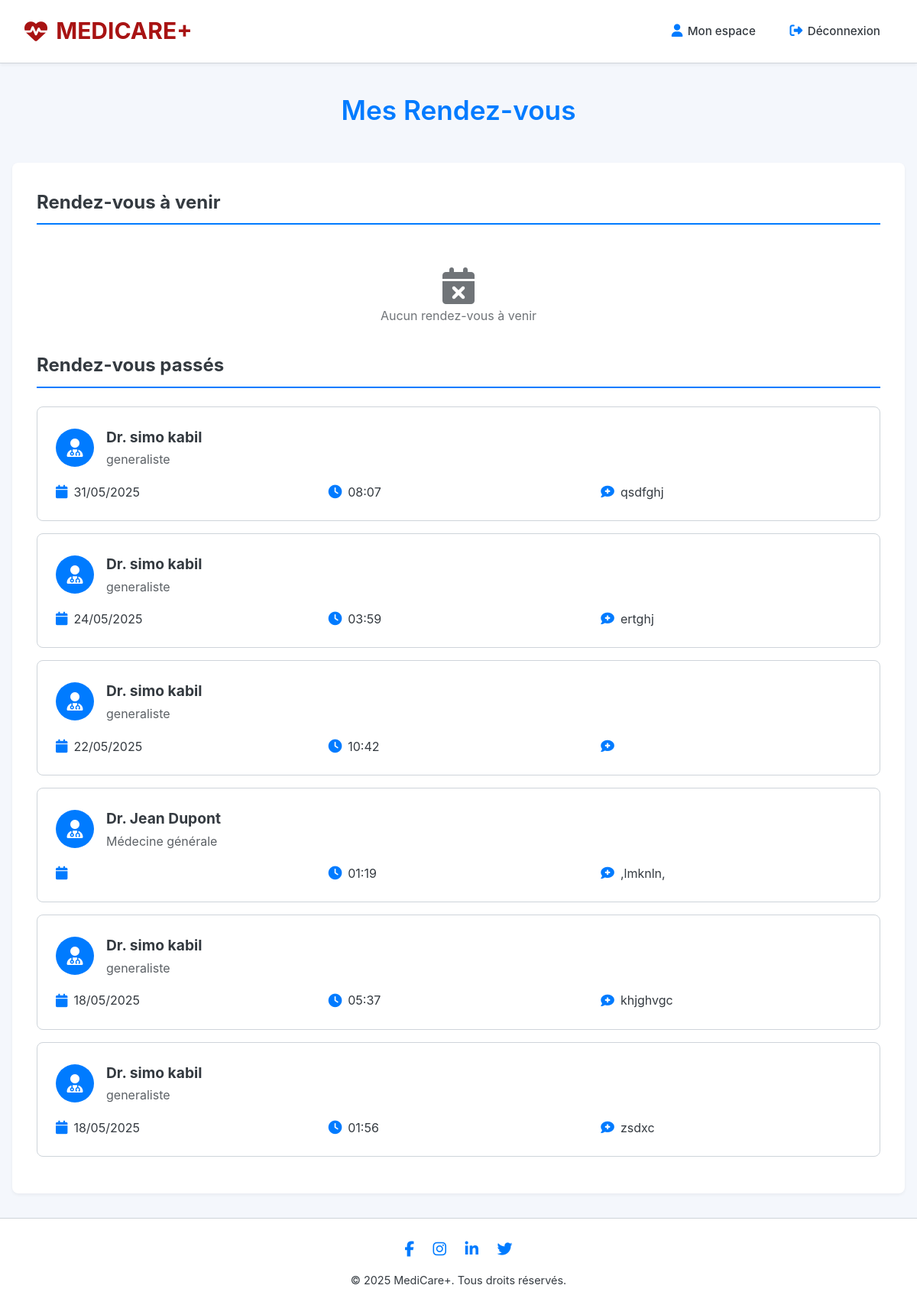
The app's page /mes-rdv/ (signed in) with its own data.
### base/models.py (models this page shows, shortened)
class Appointment(models.Model):
    STATUS_CHOICES = [
        ('à venir', 'À venir'),
        ('passé', 'Passé'),
        ('en attente', 'En attente'),
        ('terminé', 'Terminé')
    ]
    patient = models.ForeignKey(PatientInfo, on_delete=models.CASCADE)
    doctor = models.ForeignKey(MedecinInfo, on_delete=models.CASCADE, related_name='appointments')
    date = models.DateField()
    time = models.TimeField()
    reason = models.TextField(null=True, blank=True)
    notes = models.TextField(null=True, blank=True)
    is_cancelled = models.BooleanField(default=False)
    status = models.CharField(max_length=20, choices=STATUS_CHOICES, default='à venir')

class MedecinInfo(models.Model):
    profile = models.OneToOneField(Profile, on_delete=models.CASCADE, related_name='medecininfo')
    specialite = models.CharField(max_length=100, null=True, blank=True)
    numero_ordre = models.CharField(max_length=50, null=True, blank=True)

class Profile(models.Model):
    user = models.OneToOneField(User, on_delete=models.CASCADE, related_name='profile')
    role = models.CharField(max_length=20, choices=ROLE_CHOICES)
    date_naissance = models.DateField(null=True, blank=True)
    adresse = models.CharField(max_length=200, null=True, blank=True)
    telephone = models.CharField(max_length=20, null=True, blank=True)

### base/views.py (the view, shortened to what this page needs)
# urls.py: path('mes-rdv/', views.mes_rdv, name='mes_rdv'),
@login_required
def mes_rdv(request):
    try:
        if not hasattr(request.user, 'profile'):
            messages.error(request, "Profil utilisateur introuvable.")
            logger.error(f"L'utilisateur {request.user.username} n'a pas de profil")
            return redirect('index')
        profile = request.user.profile
        if profile.role != 'patient':
            messages.error(request, "Accès non autorisé. Cette page est réservée aux patients.")
            logger.error(f"L'utilisateur {request.user.username} n'est pas un patient (rôle: {profile.role})")
            return redirect('index')
        try:
            patient_info = profile.patientinfo
        except PatientInfo.DoesNotExist:
            messages.error(request, "Profil patient introuvable.")
            logger.error(f"PatientInfo introuvable pour l'utilisateur {request.user.username}")
            return redirect('index')
        today = timezone.now().date()
        upcoming_appointments = Appointment.objects.filter(
            patient=patient_info,
            date__gte=today,
            is_cancelled=False
        ).order_by('date', 'time')
        past_appointments = Appointment.objects.filter(
            patient=patient_info,
            date__lt=today,
            is_cancelled=False
        ).order_by('-date', '-time')
        context = {
            'upcoming_appointments': upcoming_appointments,
            'past_appointments': past_appointments,
            'patient_info': patient_info
        }
        return render(request, 'mes_rdv.html', context)
    except Exception as e:
        logger.error(f"Erreur dans mes_rdv: {str(e)}")
        messages.error(request, "Une erreur est survenue lors de l'accès aux rendez-vous.")
        return redirect('patient_view')

### base/templates/mes_rdv.html (shortened to what this page needs)
<!DOCTYPE html>
{% load static %}
<html lang="fr">
<head>
    <link href="https://cdnjs.cloudflare.com/ajax/libs/font-awesome/6.5.0/css/all.min.css" rel="stylesheet">
</head>
<body>
    <header role="banner">
        <a href="{% url 'index' %}" class="logo" aria-label="Accueil MediCare+">
            <i class="fas fa-heartbeat" aria-hidden="true"></i> MEDICARE+
        </a>
        <nav aria-label="Navigation principale">
            <ul>
                <li><a href="{% url 'patient_view' %}"><i class="fas fa-user" aria-hidden="true"></i> Mon espace</a></li>
                <li><a href="{% url 'logout' %}"><i class="fas fa-sign-out-alt" aria-hidden="true"></i> Déconnexion</a></li>
            </ul>
        </nav>
    </header>
    <main>
        <h1>Mes Rendez-vous</h1>
        <div class="appointments-container">
            <h2 class="section-title">Rendez-vous à venir</h2>
            {% if upcoming_appointments %}
                {% for appointment in upcoming_appointments %}
                <div class="appointment-card">
                    <div class="appointment-header">
                        <div class="doctor-info">
                            <div class="doctor-avatar">
                                <i class="fas fa-user-md"></i>
                            </div>
                            <div class="doctor-details">
                                <h3>Dr. {{ appointment.doctor.profile.user.get_full_name }}</h3>
                                <p>{{ appointment.doctor.specialite }}</p>
                            </div>
                        </div>
                        <a href="{% url 'annuler_rdv' appointment.id %}" class="btn btn-danger" onclick="return confirm('Êtes-vous sûr de vouloir annuler ce rendez-vous ?')">
                            <i class="fas fa-times"></i> Annuler
                        </a>
                    </div>
                    <div class="appointment-details">
                        <div class="detail-item">
                            <i class="fas fa-calendar"></i>
                            <span>{{ appointment.date|date:"d/m/Y" }}</span>
                        </div>
                        <div class="detail-item">
                            <i class="fas fa-clock"></i>
                            <span>{{ appointment.time|time:"H:i" }}</span>
                        </div>
                        <div class="detail-item">
                            <i class="fas fa-comment-medical"></i>
                            <span>{{ appointment.reason }}</span>
                        </div>
                    </div>
                </div>
                {% endfor %}
            {% else %}
                <div class="no-appointments">
                    <i class="fas fa-calendar-times fa-3x"></i>
                    <p>Aucun rendez-vous à venir</p>
                </div>
            {% endif %}
            <h2 class="section-title">Rendez-vous passés</h2>
            {% if past_appointments %}
                {% for appointment in past_appointments %}
                <div class="appointment-card">
                    <div class="appointment-header">
                        <div class="doctor-info">
                            <div class="doctor-avatar">
                                <i class="fas fa-user-md"></i>
                            </div>
                            <div class="doctor-details">
                                <h3>Dr. {{ appointment.doctor.profile.user.get_full_name }}</h3>
                                <p>{{ appointment.doctor.specialite }}</p>
                            </div>
                        </div>
                    </div>
                    <div class="appointment-details">
                        <div class="detail-item">
                            <i class="fas fa-calendar"></i>
                            <span>{{ appointment.date|date:"d/m/Y" }}</span>
                        </div>
                        <div class="detail-item">
                            <i class="fas fa-clock"></i>
                            <span>{{ appointment.time|time:"H:i" }}</span>
                        </div>
                        <div class="detail-item">
                            <i class="fas fa-comment-medical"></i>
                            <span>{{ appointment.reason }}</span>
                        </div>
                    </div>
                </div>
                {% endfor %}
            {% else %}
                <div class="no-appointments">
                    <i class="fas fa-history fa-3x"></i>
                    <p>Aucun rendez-vous passé</p>
                </div>
            {% endif %}
        </div>
    </main>
    <footer>
        <div class="social-icons">
            <a href="#" aria-label="Facebook"><i class="fab fa-facebook-f"></i></a>
            <a href="#" aria-label="Instagram"><i class="fab fa-instagram"></i></a>
            <a href="#" aria-label="LinkedIn"><i class="fab fa-linkedin-in"></i></a>
            <a href="#" aria-label="Twitter"><i class="fab fa-twitter"></i></a>
        </div>
        <div class="copyright">
            &copy; <span id="current-year">2025</span> MediCare+. Tous droits réservés.
        </div>
    </footer>
</body>
</html>

### base/templates/mes_rdv.html (style rules this page uses)
:root { --primary-color: #007bff; --primary-hover-color: #0056b3; --success-color: #28a745; --success-hover-color: #218838; --danger-color: #dc3545; --danger-hover-color: #c82333; --text-dark: #343a40; --text-light: #ffffff; --background-light: #f4f7fc; --background-white: #ffffff; --border-color: #ced4da; --border-color-focus: var(--success-color); --shadow-sm: 0 2px 4px rgba(0,0,0,0.05); --shadow-md: 0 5px 15px rgba(0,0,0,0.08); --border-radius: 0.5rem; --input-padding-y: 0.75rem; --input-padding-x: 1rem; }
* { margin: 0; padding: 0; box-sizing: border-box; }
body { font-family: -apple-system, BlinkMacSystemFont, "Segoe UI", Roboto, "Helvetica Neue", Arial, sans-serif; background-color: var(--background-light); color: var(--text-dark); line-height: 1.65; display: flex; flex-direction: column; min-height: 100vh; }
header[role="banner"] { background: var(--background-white); padding: 1rem 2rem; display: flex; justify-content: space-between; align-items: center; position: sticky; top: 0; z-index: 100; box-shadow: var(--shadow-sm); border-bottom: 1px solid var(--border-color); }
header .logo { font-size: clamp(1.6rem, 2.5vw, 2rem); font-weight: 700; color: #a81313; display: inline-flex; align-items: center; gap: 0.7rem; text-decoration: none; }
header .logo i { color: #a81313; }
header nav ul { list-style: none; display: flex; gap: 0.8rem; padding: 0; margin: 0; }
header nav ul li a { color: var(--text-dark); text-decoration: none; font-weight: 500; font-size: 0.95rem; padding: 0.6rem 1rem; border-radius: var(--border-radius); transition: background-color 0.3s ease, color 0.3s ease, transform 0.2s ease; display: inline-flex; align-items: center; gap: 0.4rem; }
header nav ul li a i { color: var(--primary-color); font-size: 1.1em; }
main { flex-grow: 1; padding: 2rem 1rem; }
h1 { text-align: center; color: var(--primary-color); font-weight: 600; margin-bottom: 2.5rem; font-size: 2.2em; }
.appointments-container { max-width: 1200px; margin: 0 auto; padding: 2rem; background-color: var(--background-white); border-radius: var(--border-radius); box-shadow: var(--shadow-sm); }
.section-title { color: var(--text-dark); font-size: 1.5rem; margin-bottom: 1.5rem; padding-bottom: 0.5rem; border-bottom: 2px solid var(--primary-color); }
.appointment-card { background-color: var(--background-white); border: 1px solid var(--border-color); border-radius: var(--border-radius); padding: 1.5rem; margin-bottom: 1rem; transition: transform 0.2s ease, box-shadow 0.2s ease; }
.appointment-header { display: flex; justify-content: space-between; align-items: center; margin-bottom: 1rem; }
.doctor-info { display: flex; align-items: center; gap: 1rem; }
.doctor-avatar { width: 50px; height: 50px; border-radius: 50%; background-color: var(--primary-color); display: flex; align-items: center; justify-content: center; color: var(--text-light); font-size: 1.5rem; }
.doctor-details h3 { margin: 0; color: var(--text-dark); font-size: 1.2rem; }
.doctor-details p { margin: 0; color: var(--text-dark); opacity: 0.8; }
.appointment-details { display: grid; grid-template-columns: repeat(auto-fit, minmax(200px, 1fr)); gap: 1rem; margin-top: 1rem; }
.detail-item { display: flex; align-items: center; gap: 0.5rem; }
.detail-item i { color: var(--primary-color); font-size: 1.1rem; }
.no-appointments { text-align: center; padding: 2rem; color: var(--text-dark); opacity: 0.7; }
footer { background-color: var(--background-white); padding: 1.5rem 2rem; text-align: center; color: var(--dark-gray); margin-top: auto; border-top: 1px solid var(--border-color); }
footer .social-icons a { margin: 0 10px; color: var(--primary-color); font-size: 1.25rem; transition: color 0.2s ease, transform 0.2s ease; }
footer .social-icons { margin-bottom: 0.75rem; }
footer .copyright { font-size: 0.9em; }

### records on screen
Appointment: doctor.profile.user.get_full_name "simo kabil", doctor.specialite "generaliste", date "31/05/2025", time "08:07", reason "qsdfghj"
Appointment: doctor.profile.user.get_full_name "simo kabil", doctor.specialite "generaliste", date "24/05/2025", time "03:59", reason "ertghj"
Appointment: doctor.profile.user.get_full_name "simo kabil", doctor.specialite "generaliste", date "22/05/2025", time "10:42"
Appointment: doctor.profile.user.get_full_name "Jean Dupont", doctor.specialite "Médecine générale", time "01:19", reason ",lmknln,"
Appointment: doctor.profile.user.get_full_name "simo kabil", doctor.specialite "generaliste", date "18/05/2025", time "05:37", reason "khjghvgc"
Appointment: doctor.profile.user.get_full_name "simo kabil", doctor.specialite "generaliste", date "18/05/2025", time "01:56", reason "zsdxc"
